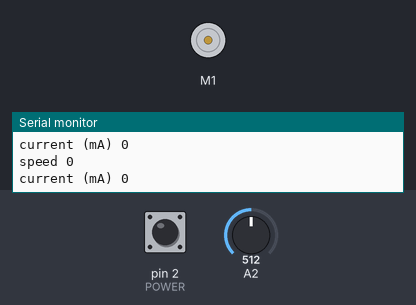
Recording of a sketch running on a simulated Arduino Uno, built with avr-gcc and run on an emulated ATmega328P. Shown: DC motor (green arrow = forward, orange = backward, longer = faster), the last lines printed to the serial monitor. Inputs (shaded band) come from the test bench; at power-on: A2 = 512, pin 2 (POWER) HIGH.

Above: at 1.8 s.
1.9 s: A2 set to 716
At 3.0 s:
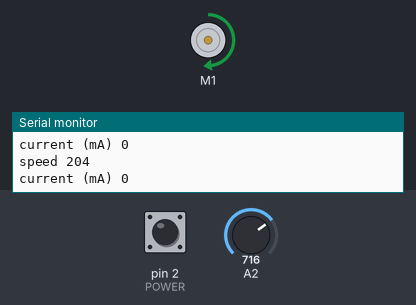
3.5 s: A2 set to 900
At 4.6 s:
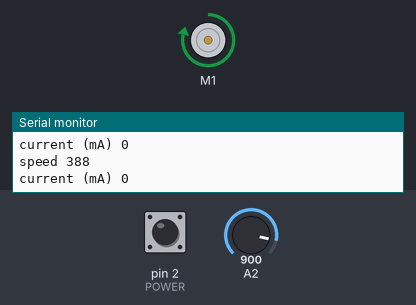
5.5 s: A2 set to 306
At 7.2 s:
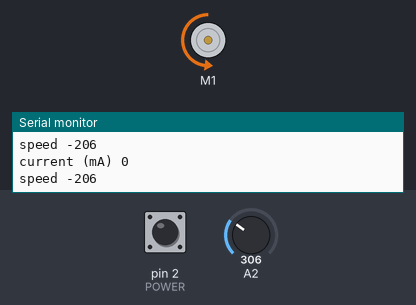
7.5 s: A2 set to 122
At 9.0 s:
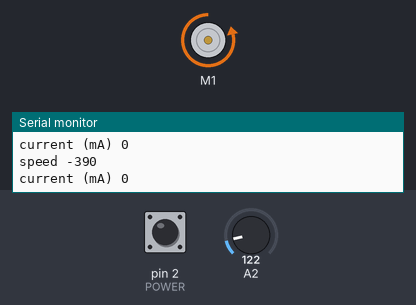
9.5 s: A2 set to 511
At 10.5 s:
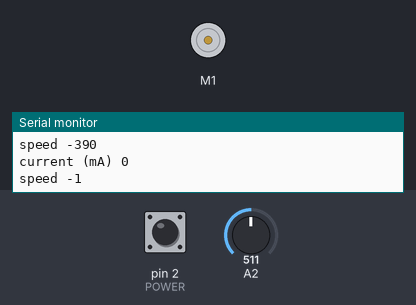
Timing chart, 0 to 12.5 s (numbered marks = the images above; inputs shaded):
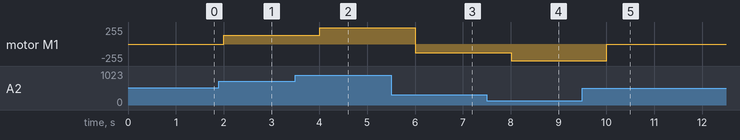

The sketch:

throttle.ino
```cpp
#include "DualMC33926MotorShield.h"

const int POWER = 2;

DualMC33926MotorShield md;

void setup()
{
  Serial.begin(9600);

  pinMode(POWER, INPUT);
  digitalWrite(POWER, HIGH);

  // md uses A0 and A1 to read motor current
  md.init();
}

void loop()
{
  if( digitalRead(POWER) ) {
      digitalWrite(4, HIGH);
      while( digitalRead(POWER) ) {
          int speed = analogRead(A2) - 512;
          md.setM1Speed(speed);
          Serial.print("speed ");
          Serial.println(speed);
          delay(500);
          unsigned ma = md.getM1CurrentMilliamps();
          Serial.print("current (mA) ");
          Serial.println(ma);
          delay(500);
      }
      digitalWrite(4, LOW);
  }
}
```

Measured:
- after the input at 1.9 s, motor M1: stopped → forward 130/255 after 0.10 s
- after the input at 3.5 s, motor M1: forward 130/255 → forward 247/255 after 0.50 s
- after the input at 5.5 s, motor M1: forward 247/255 → backward 131/255 after 0.51 s
- after the input at 7.5 s, motor M1: backward 131/255 → backward 248/255 after 0.51 s
- after the input at 9.5 s, motor M1: backward 248/255 → stopped after 0.51 s
